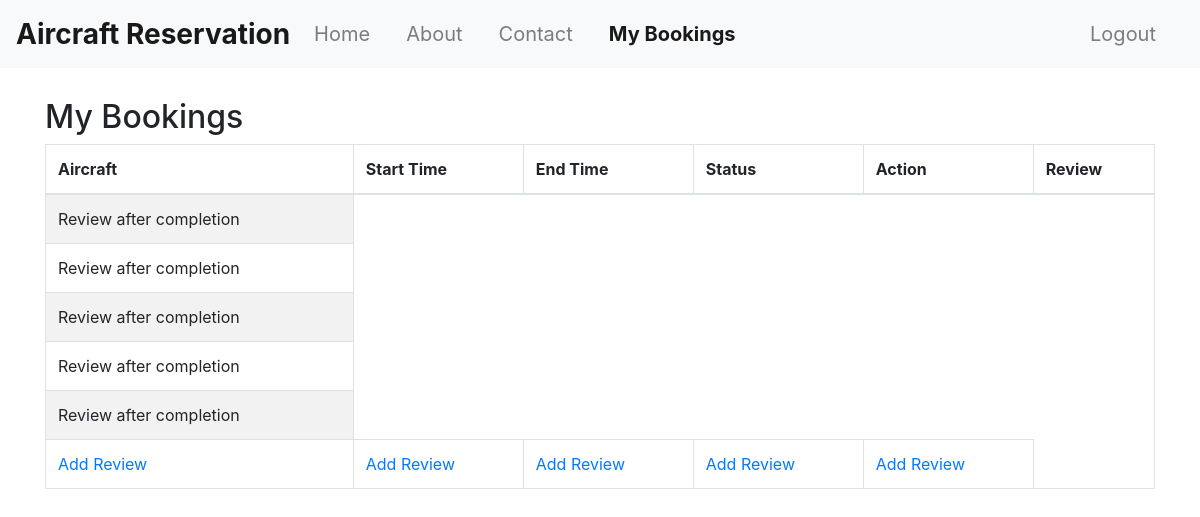
The app's page /booking_list/ (signed in) with its own data.
### reservation/models.py (models this page shows)
class Booking(models.Model):
    STATUS_CHOICES = [
        ('Pending', 'Pending'),
        ('Confirmed', 'Confirmed'),
        ('Cancelled', 'Cancelled'),
        ('Completed', 'Completed'),
    ]
    aircraft = models.ForeignKey(Aircraft, on_delete=models.CASCADE)
    user = models.ForeignKey(User, on_delete=models.CASCADE)
    start_time = models.DateTimeField()
    end_time = models.DateTimeField()
    status = models.CharField(max_length=10, choices=STATUS_CHOICES, default='Pending')

### reservation/views.py (the view)
# urls.py: path('booking_list/', views.booking_list, name='booking_list'),
@login_required
def booking_list(request):
    print("Accessing booking_list")
    check_completed_bookings()
    bookings = Booking.objects.filter(user=request.user)
    return render(request, 'booking_list.html', {'bookings': bookings})

### reservation/views.py (called while the page is built)
def check_completed_bookings():
    print("Checking status")
    current_time = timezone.now()
    print(current_time)
    bookings = Booking.objects.filter(status='Pending', end_time__lte=current_time)
    for booking in bookings:
        booking.status = 'Completed'
        booking.save()

### templates/booking_list.html (shortened to what this page needs)
{% extends 'base.html' %}
{% block booking_list_active %}active{% endblock %}
{% block content %}
  <h2>My Bookings</h2>
  <table class="table table-striped table-bordered">
    <thead>
      <tr>
        <th>Aircraft</th>
        <th>Start Time</th>
        <th>End Time</th>
        <th>Status</th>
        <th>Action</th>
        <th>Review</th>
      </tr>
    </thead>
    <tbody>
      {% for booking in bookings %}
          </td>
          <td>
            {% if booking.status == 'Completed' %}
             <a href="{% url 'review' booking.aircraft_id%}">Add Review</a>
            {% endif %}
            {% if booking.status != 'Completed' %}
             <a>Review after completion</a>
        </td>
    {% endif %}
      {% empty %}
        <tr>
          <td colspan="5">No bookings found.</td>
        </tr>
      {% endfor %}
    </tbody>
  </table>
{% endblock %}

### records on screen
Booking: status "Review after completion"
Booking: status "Review after completion"
Booking: status "Review after completion"
Booking: status "Review after completion"
Booking: status "Review after completion"
Booking: status "Add Review"
Booking: status "Add Review"
Booking: status "Add Review"
Booking: status "Add Review"
Booking: status "Add Review"
